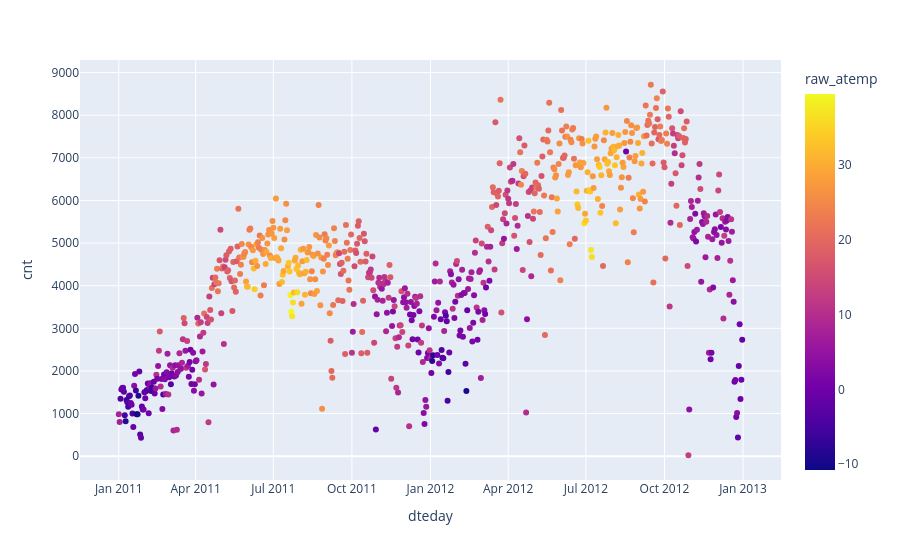

The notebook cell this image was saved under:
### Markdown cell above
## Exploratory data analysis

8.  Recreate the following visualization, and interpret it in context of the data. **Hint:** You will need to use one of the variables you created above. The temperature plotted is the feeling temperature. To get a nice title on the color bar I used:

        fig.update_layout(coloraxis_colorbar_title='Feeling Temperature (C)')

![Bike Rental](images/BikeRentalTemp.jpg)

9.  Create a visualization displaying the relationship between bike rentals and season. Interpret the plot in context of the data.

### Code cell
# Visualization - recreate the graph
fig = px.scatter(DF, x='dteday', y='cnt', color='raw_atemp')

fig.show()

### Figure 1 — Plotly figure (JSON) as saved in the notebook; plotly's stock layout.template omitted (floating-point values rounded to 4 significant figures; data arrays with more than 128 entries replaced by an {"elided": "..."} marker saying what was removed)
{"data": [{"hovertemplate": "dteday=%{x}<br>cnt=%{y}<br>raw_atemp=%{marker.color}<extra></extra>", "legendgroup": "", "marker": {"color": {"elided": "731 float values"}, "coloraxis": "coloraxis", "symbol": "circle"}, "mode": "markers", "name": "", "orientation": "v", "showlegend": false, "type": "scatter", "x": {"elided": "731 str values"}, "xaxis": "x", "y": {"elided": "731 int values"}, "yaxis": "y"}], "layout": {"coloraxis": {"colorbar": {"title": {"text": "raw_atemp"}}, "colorscale": [[0, "#0d0887"], [0.1111, "#46039f"], [0.2222, "#7201a8"], [0.3333, "#9c179e"], [0.4444, "#bd3786"], [0.5556, "#d8576b"], [0.6667, "#ed7953"], [0.7778, "#fb9f3a"], [0.8889, "#fdca26"], [1, "#f0f921"]]}, "legend": {"tracegroupgap": 0}, "margin": {"t": 60}, "xaxis": {"anchor": "y", "domain": [0, 1], "title": {"text": "dteday"}}, "yaxis": {"anchor": "x", "domain": [0, 1], "title": {"text": "cnt"}}}}
